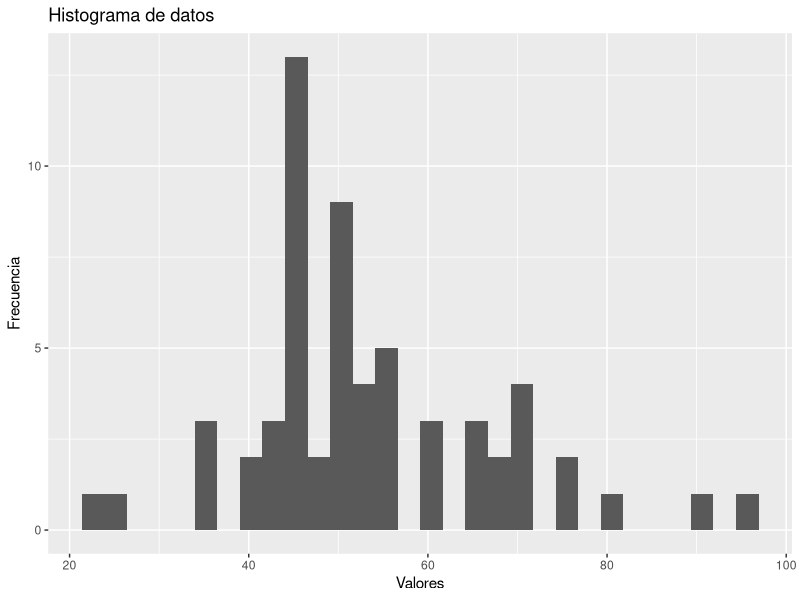
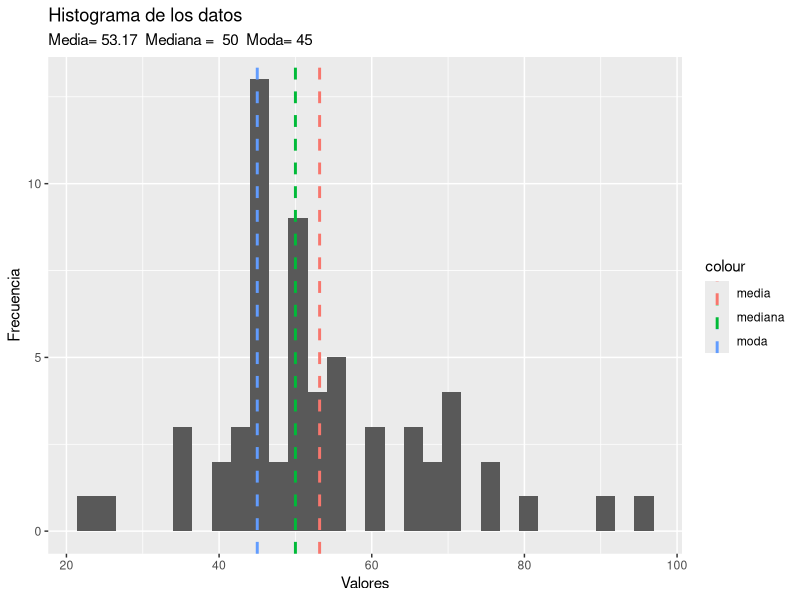
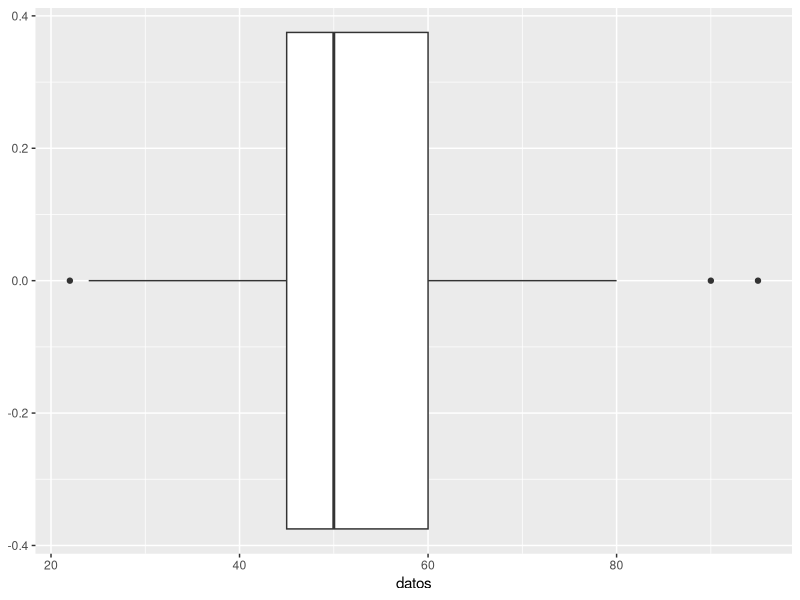
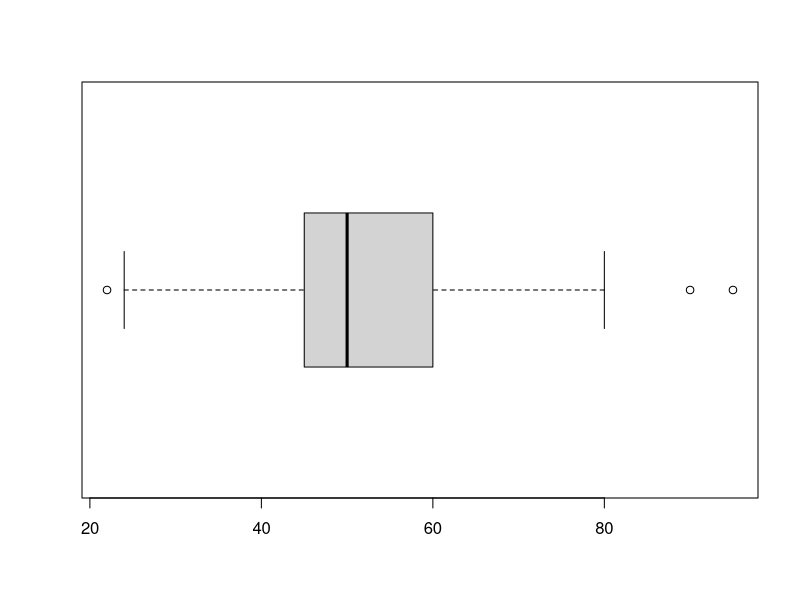

These charts were generated, in order, by the following R code:
## ---- chunk 1
datos <- c(40,60,50,45,65,70,95,90,45,60,43,56, 65, 80, 45, 70, 45, 75, 45, 54, 35, 46, 47, 50, 50, 60, 50, 50, 65, 50, 50, 22, 54, 68, 70, 46, 54, 55, 50, 55, 40, 68, 76, 56, 55, 45, 50, 43, 46, 47, 70, 24, 34, 54,43, 34, 45, 45, 45, 45)

datos

## ---- chunk 2
datos[1]; datos[2]; datos[3]; datos[length(datos)]
## ---- chunk 3
n <- length(datos)
paste("Cantidad de elmentos de la muestra =", n)

## ---- chunk 4
sum(datos) / n

paste("Una forma tradicional de sacar la media", round(sum(datos) / n, 2))


## ---- chunk 5
media <- round(mean(datos),2)
paste("Usando mean(), para determinar la media de los datos =", media)
## ---- chunk 6
if (n %% 2 == 0) {
  n.par <- "par"
  print ("n es par")
} else {
  n.par <- "impar"
  print ("n es impar")
}
## ---- chunk 7
datos.ordenados <- datos[order(datos)]
datos.ordenados
## ---- chunk 8
datos.ordenados <- datos[order(datos)]

if (n.par == 'impar')  {
  mediana <- (datos.ordenados[(n+1)/2])  
} else {
  mediana <- 1/2 * (datos.ordenados[n/2] + datos.ordenados[n/2+1])  
}

mediana

## ---- chunk 9
mediana <- median(datos)
print(mediana)
## ---- chunk 10
datos.reducido <- subset(datos, datos >=40 & datos <=90)
datos
mean(datos.reducido)
median(datos.reducido)

## ---- chunk 11
frecuencias <- table(datos)
frecuencias.ordenada <- frecuencias[order(frecuencias, decreasing = TRUE)]
frecuencias.ordenada
moda <- frecuencias.ordenada[1]
moda

## ---- chunk 12
library(modeest)

## ---- chunk 13
moda <- mfv(datos)
moda

## ---- chunk 14
library(ggplot2)

## ---- chunk 15
df.datos <- data.frame(datos)
df.datos
## ---- chunk 16
ggplot(data = df.datos, mapping = aes(x = datos)) +
  geom_histogram(bins = 30) +
  ggtitle('Histograma de datos') +
  xlab('Valores') + ylab('Frecuencia') 
   
## ---- chunk 17
titulo <- "Histograma de los datos"
subtitulo <- paste("Media=",media, " Mediana = ",mediana, " Moda=",moda)

ggplot(data = df.datos, mapping = aes(x=datos)) +
  geom_histogram(bins=30) +
  ggtitle(titulo, subtitle = subtitulo) +
  xlab('Valores') + ylab('Frecuencia') +
  geom_vline(aes(xintercept = media,
                  color = "media"),
              linetype = "dashed",
              size = 1)  +
   geom_vline(aes(xintercept = mediana,
                  color = "mediana"),
              linetype = "dashed",
              size = 1) +
   geom_vline(aes(xintercept = moda,
                  color = "moda"),
              linetype = "dashed",
              size = 1) 
  
## ---- chunk 18
if (media > mediana) {
  mensaje <- "De acuerdo y conforme a la gráfica la distribución es asimétrica con sesgo positivo dado que la media es mayor que la mediana."
} else if (media < mediana) {
    mensaje <- "De acuerdo y conforme a la gráfica la distribución es asimétrica con sesgo negativo dado que la media es menor que la mediana."
} else if (media == mediana & mediana == moda) {
  "De acuerdo y conforme a la gráfica la distribución es simétrica dado que la media es igual a la median y a la moda."
}
  

## ---- chunk 19
datos.ordenados

## ---- chunk 20
max(datos)
min(datos)

## ---- chunk 21
datos.ordenados[n] - datos.ordenados[1]
max(datos) - min(datos)
## ---- chunk 22
range(datos)
diff(range(datos))
## ---- chunk 23
cuartiles <- quantile(datos, c(0.25, 0.50, 0.75))
cuartiles

## ---- chunk 24
ggplot()+
  geom_boxplot(aes(x = datos))

## ---- chunk 25
boxplot(datos, horizontal = TRUE)

## ---- chunk 26
summary(datos)
